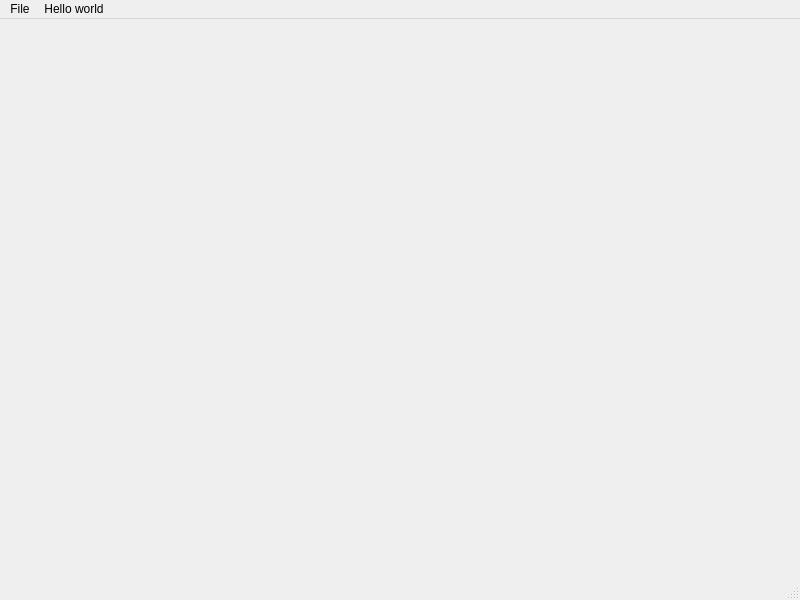
<?xml version="1.0" encoding="UTF-8"?>
<ui version="4.0">
 <class>MainWindow</class>
 <widget class="QMainWindow" name="MainWindow">
  <property name="geometry">
   <rect>
    <x>0</x>
    <y>0</y>
    <width>800</width>
    <height>600</height>
   </rect>
  </property>
  <property name="windowTitle">
   <string>MainWindow</string>
  </property>
  <widget class="QWidget" name="centralwidget"/>
  <widget class="QMenuBar" name="menubar">
   <property name="geometry">
    <rect>
     <x>0</x>
     <y>0</y>
     <width>800</width>
     <height>26</height>
    </rect>
   </property>
   <widget class="QMenu" name="menuFile">
    <property name="title">
     <string>File</string>
    </property>
   </widget>
   <widget class="QMenu" name="menuHello_world">
    <property name="title">
     <string>Hello world</string>
    </property>
   </widget>
   <addaction name="menuFile"/>
   <addaction name="menuHello_world"/>
  </widget>
  <widget class="QStatusBar" name="statusbar"/>
 </widget>
 <layoutdefault spacing="6" margin="11"/>
 <resources/>
 <connections/>
</ui>
